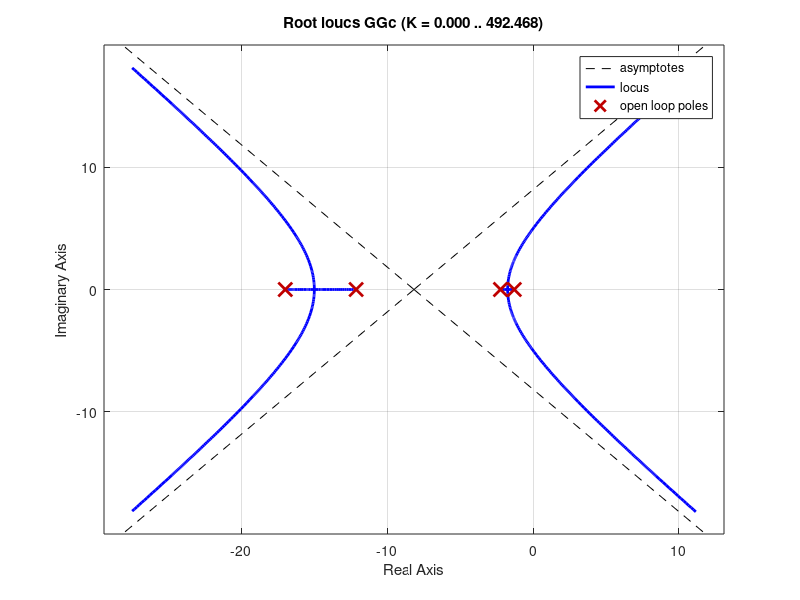
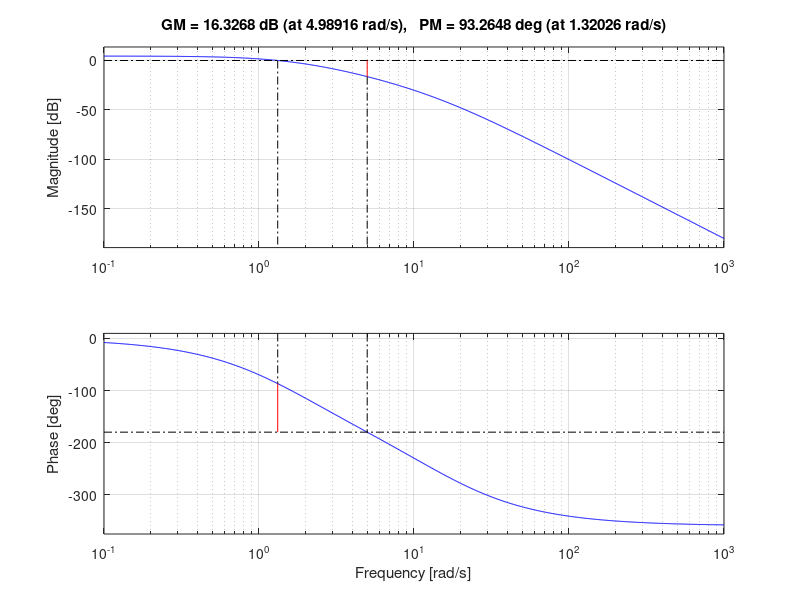
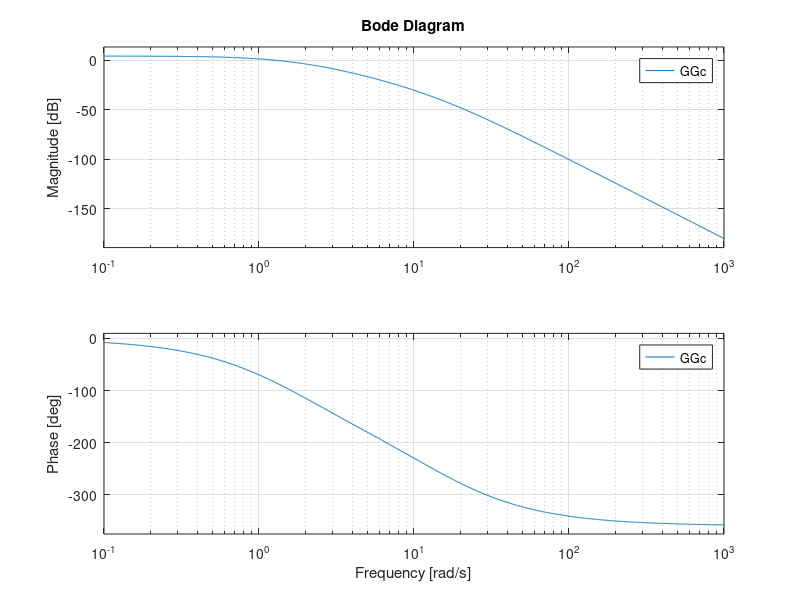
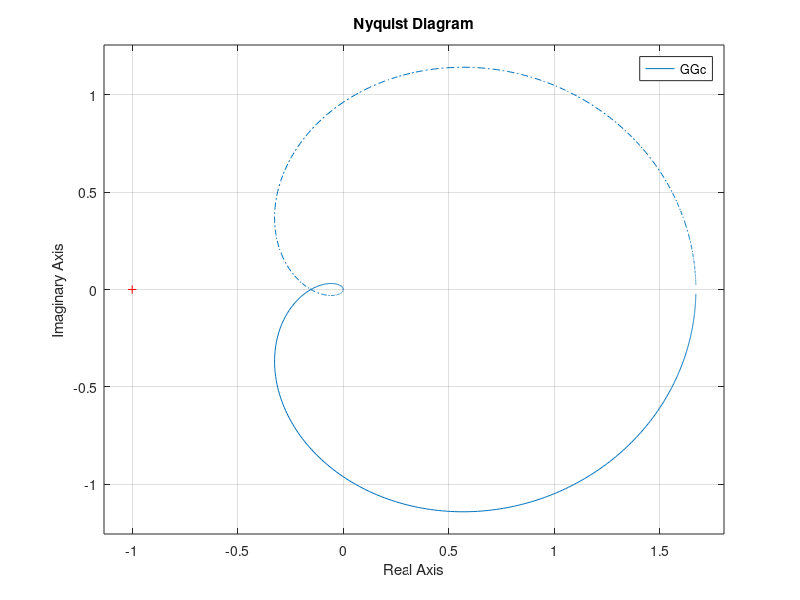

Write MATLAB code to recreate these figures, in order. (Note: this script raises an error after producing the figures.)
% Plots of the compensated plant obtained from four lag compensators in
% cascade

s = tf('s');

G = 1/((s+1)*(s+2)*(s+4)*(s+6));

Gc = 1000*((s+1)*(s+2)*(s+4)*(s+6))/((s+1.2964)*(s+2.2357)*(s+12.1376)*(s+16.9973));

GGc = 1000/((s+1.2964)*(s+2.2357)*(s+12.1376)*(s+16.9973));

figure(1)
rlocus(GGc);

figure(2)
margin(GGc);

figure(3)
bode(GGc);

figure(4)
nyquist(GGc);

figure(5)
step(feedback(G,1));
hold
step(feedback(GGc,1));
legend('Uncompensated Plant', 'Compensated Plant');


disp(stepinfo(feedback(GGc,1)));
fprintf('\n');
fprintf('Bandwidth: \n');
disp(bandwidth(GGc));
fprintf('\n');
fprintf('Closed Loop poles: \n');
disp(pole(feedback(GGc,1)));
fprintf('\n');